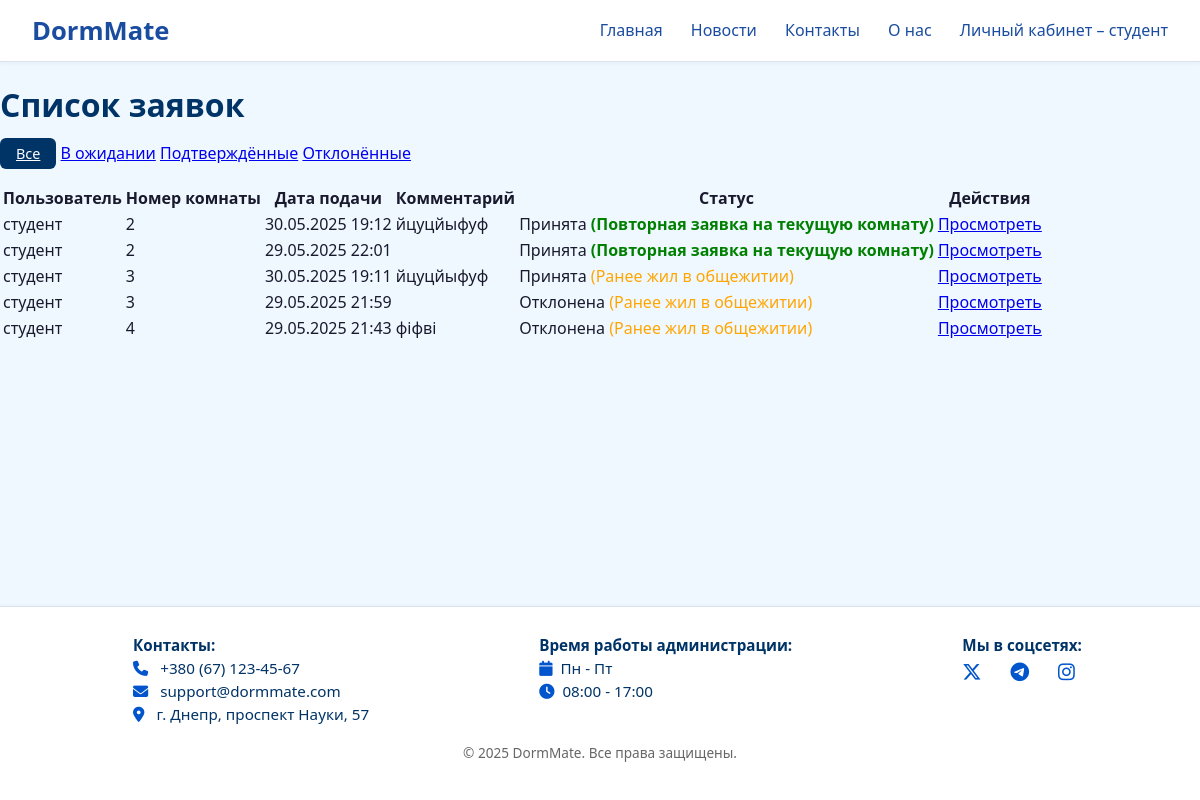
Screenshot of /accounts/applications/ (signed in) with the database file from the repository.
### registration/models.py (models this page shows, shortened)
class CustomUser(AbstractUser):
    ROLE_CHOICES = (
        ('student', 'Студент'),
        ('admin', 'Администратор'),
    )
    email = models.EmailField(unique=True)
    role = models.CharField(max_length=10, choices=ROLE_CHOICES, default='student')
    room = models.ForeignKey(
        'rooms.Room',
        null=True,
        blank=True,
        on_delete=models.SET_NULL,
        related_name='primary_users'  # ← обязательно уникальное имя
    )

### rooms/models.py (models this page shows, shortened)
class Application(models.Model):
    user = models.ForeignKey(settings.AUTH_USER_MODEL, on_delete=models.CASCADE)
    room_number = models.IntegerField()
    medical_doc = models.FileField(upload_to='applications/')
    bank_receipt = models.FileField(upload_to='applications/')
    application = models.FileField(upload_to='applications/')
    student_card = models.FileField(upload_to='applications/')
    application_partion_pay = models.FileField(upload_to='applications/')
    aplication_parent_pay = models.FileField(upload_to='applications/')
    contract = models.FileField(upload_to='applications/')
    personal_account = models.FileField(upload_to='applications/')
    comment = models.TextField(blank=True)
    status = models.CharField(max_length=20, default='pending', choices=[
        ('pending', 'Ожидает рассмотрения'),
        ('approved', 'Принята'),
        ('rejected', 'Отклонена'),
    ])
    created_at = models.DateTimeField(auto_now_add=True, blank=True)

### registration/views.py (the view)
# urls.py: path('applications/', login_required(views.application_list_view), name='application-list'),
@login_required
def application_list_view(request):
    status = request.GET.get('status', 'all')
    if request.user.role == 'admin':
        base_queryset = Application.objects.annotate(
            is_returning_to_same_room=Case(
                When(user__room__number=models.F('room_number'), then=Value(True)),
                default=Value(False),
                output_field=BooleanField()
            ),
            was_resident=ExpressionWrapper(
                Q(user__room__isnull=False),
                output_field=BooleanField()
            )
        )
        if status == 'all':
            applications = base_queryset.order_by(
                '-is_returning_to_same_room',  # в первую очередь — заявки на ту же комнату
                '-was_resident',               # затем — все, кто жил ранее
                '-created_at'                  # затем — по дате
            )
        else:
            applications = base_queryset.filter(status=status).order_by(
                '-is_returning_to_same_room',
                '-was_resident',
                '-created_at'
            )
    else:
        base_queryset = Application.objects.filter(user=request.user).annotate(
            is_returning_to_same_room=Case(
                When(user__room__number=models.F('room_number'), then=Value(True)),
                default=Value(False),
                output_field=BooleanField()
            ),
            was_resident=ExpressionWrapper(
                Q(user__room__isnull=False),
                output_field=BooleanField()
            )
        )
        if status == 'all':
            applications = base_queryset.order_by(
                '-is_returning_to_same_room',
                '-was_resident',
                '-created_at'
            )
        else:
            applications = base_queryset.filter(status=status).order_by(
                '-is_returning_to_same_room',
                '-was_resident',
                '-created_at'
            )
    context = {
        'applications': applications,
        'current_status': status,
    }
    return render(request, 'application_list.html', context)

### registration/templates/application_list.html
{% extends 'base.html' %}
{% block content %}
<h1>Список заявок</h1>
<div style="margin-bottom: 20px;">
  <a href="{% url 'application-list' %}?status=all"
     class="btn {% if current_status == 'all' %}btn-primary{% else %}btn-secondary{% endif %}">Все</a>
  <a href="{% url 'application-list' %}?status=pending"
     class="btn {% if current_status == 'pending' %}btn-primary{% else %}btn-secondary{% endif %}">В ожидании</a>
  <a href="{% url 'application-list' %}?status=approved"
     class="btn {% if current_status == 'approved' %}btn-primary{% else %}btn-secondary{% endif %}">Подтверждённые</a>
  <a href="{% url 'application-list' %}?status=rejected"
     class="btn {% if current_status == 'rejected' %}btn-primary{% else %}btn-secondary{% endif %}">Отклонённые</a>
</div>
<table>
  <thead>
    <tr>
      <th>Пользователь</th>
      <th>Номер комнаты</th>
      <th>Дата подачи</th>
      <th>Комментарий</th>
      <th>Статус</th>
      <th>Действия</th>
    </tr>
  </thead>
  <tbody>
    {% for app in applications %}
      <tr>
        <td>{{ app.user.username }}</td>
        <td>{{ app.room_number }}</td>
        <td>{{ app.created_at|date:"d.m.Y H:i" }}</td>
        <td>{{ app.comment|truncatewords:10 }}</td>
        <td>
          {{ app.get_status_display }}
          {% if app.is_returning_to_same_room %}
            <span style="color: green; font-weight: bold;">(Повторная заявка на текущую комнату)</span>
          {% elif app.was_resident %}
            <span style="color: orange;">(Ранее жил в общежитии)</span>
          {% endif %}
        </td>
        <td><a href="{% url 'application-detail' app.pk %}">Просмотреть</a></td>
      </tr>
    {% empty %}
      <tr><td colspan="6">Заявок пока нет</td></tr>
    {% endfor %}
  </tbody>
</table>
{% endblock %}

### rooms/templates/base.html (shortened to what this page needs)
{% load static %}
<!DOCTYPE html>
<html lang="en">
<head>
    <link rel="stylesheet" href="{% static 'rooms/base.css' %}">
    <link rel="stylesheet" href="https://cdnjs.cloudflare.com/ajax/libs/font-awesome/6.5.0/css/all.min.css">
</head>
<body>
    <div class="main-wrapper">
        <nav class="navbar">
            <div class="navbar-container">
                <div class="logo"><a href="{% url 'floor-selector' %}" class="logo">DormMate</a></div>
                <div class="nav-links">
                    <a href="{% url 'floor-selector' %}">Главная</a>
                    <a href="{% url 'floor-selector' %}">Новости</a>
                    <a href="{% url 'floor-selector' %}">Контакты</a>
                    <a href="{% url 'floor-selector' %}">О нас</a>
                    {% if user.is_authenticated %}
                        <a href="{% url 'account' %}">Личный кабинет – {{ user.username }}</a>
                    {% else %}
                        <a href="{% url 'login' %}">Войти</a>
                    {% endif %}
                </div>
            </div>
        </nav>
        <div class="main-content">
            {% block content %}{% endblock content %}
        </div>
        <footer class="site-footer">
            <div class="footer-container">
                <div class="footer-contact">
                    <p><strong>Контакты:</strong></p>
                    <p><i class="fas fa-phone"></i> +380 (67) 123-45-67</p>
                    <p><i class="fas fa-envelope"></i> support@dormmate.com</p>
                    <p><i class="fas fa-map-marker-alt"></i> г. Днепр, проспект Науки, 57</p>
                </div>
                 <div class="footer-contact">
                    <p><strong>Время работы администрации:</strong></p>
                    <p><i class="fas fa-calendar"></i>Пн - Пт</p>
                    <p><i class="fas fa-clock"></i>08:00 - 17:00</p>
                </div>
                <div class="footer-social">
                    <p><strong>Мы в соцсетях:</strong></p>
                    <a href="https://twitter.com" target="_blank" class="social-link">
                        <i class="fab fa-x-twitter"></i>
                    </a>
                    <a href="https://t.me" target="_blank" class="social-link">
                        <i class="fab fa-telegram-plane"></i>
                    </a>
                    <a href="https://instagram.com" target="_blank" class="social-link">
                        <i class="fab fa-instagram"></i>
                    </a>
                </div>
            </div>
            <div class="footer-bottom">
                <p>&copy; 2025 DormMate. Все права защищены.</p>
            </div>
        </footer>
    </div>
</body>
</html>

### rooms/static/rooms/base.css (style rules this page uses)
body { font-family: 'Segoe UI', Tahoma, Geneva, Verdana, sans-serif; background-color: #f0f8ff; color: #1a1a2e; margin: 0; padding: 0; }
.navbar { background-color: #ffffff; border-bottom: 1px solid #d9e2ef; box-shadow: 0 2px 4px rgba(0, 0, 0, 0.04); padding: 0.8rem 2rem; }
.navbar-container { display: flex; justify-content: space-between; align-items: center; max-width: 1200px; margin: 0 auto; }
.logo { font-size: 1.6rem; font-weight: bold; color: #1a4ca0; text-decoration: none; }
.nav-links a { margin-left: 1.5rem; text-decoration: none; color: #1a4ca0; font-weight: 500; transition: color 0.3s ease; }
h1, h2 { color: #003366; margin-bottom: 1rem; }
html, body { height: 100%; margin: 0; padding: 0; }
body { display: flex; flex-direction: column; min-height: 100vh; }
.main-wrapper { flex: 1 0 auto; display: flex; flex-direction: column; }
.main-content { flex: 1 0 auto; padding-bottom: 1rem; }
.site-footer { flex-shrink: 0; }
.site-footer { background-color: #ffffff; border-top: 1px solid #d9e2ef; padding: 1.5rem 2rem; font-size: 0.95rem; color: #1a1a2e; box-shadow: 0 -1px 4px rgba(0, 0, 0, 0.03); margin-top: auto; }
.footer-container { display: flex; justify-content: space-around; flex-wrap: wrap; max-width: 1200px; margin: 0 auto; gap: 2rem; padding-left: 2rem; }
.footer-contact, .footer-social { flex: 1 1 1; }
.footer-contact p, .footer-social p { margin: 0.2rem 0; color: #003366; }
.footer-contact i, .footer-social i { margin-right: 0.5rem; color: #0055cc; }
.footer-social .social-link { margin-right: 1rem; font-size: 1.2rem; color: #1a4ca0; transition: color 0.3s ease; text-decoration: none; }
.footer-bottom { text-align: center; margin-top: 1rem; color: #666; font-size: 0.85rem; }
.btn-primary { background-color: #003366; color: white; border: none; padding: 0.4rem 1rem; border-radius: 6px; font-size: 0.9rem; font-weight: 500; cursor: pointer; transition: background-color 0.3s ease; }

### rows the page displays
CustomUser: username "студент"
Application: user.username "студент", room_number "2", created_at "30.05.2025 19:12", comment "йцуцйыфуф", status "Принята", shows "(Повторная заявка на текущую комнату)"
Application: user.username "студент", room_number "2", created_at "29.05.2025 22:01", status "Принята", shows "(Повторная заявка на текущую комнату)"
Application: user.username "студент", room_number "3", created_at "30.05.2025 19:11", comment "йцуцйыфуф", status "Принята", shows "(Ранее жил в общежитии)"
Application: user.username "студент", room_number "3", created_at "29.05.2025 21:59", status "Отклонена", shows "(Ранее жил в общежитии)"
Application: user.username "студент", room_number "4", created_at "29.05.2025 21:43", comment "фіфві", status "Отклонена", shows "(Ранее жил в общежитии)"
